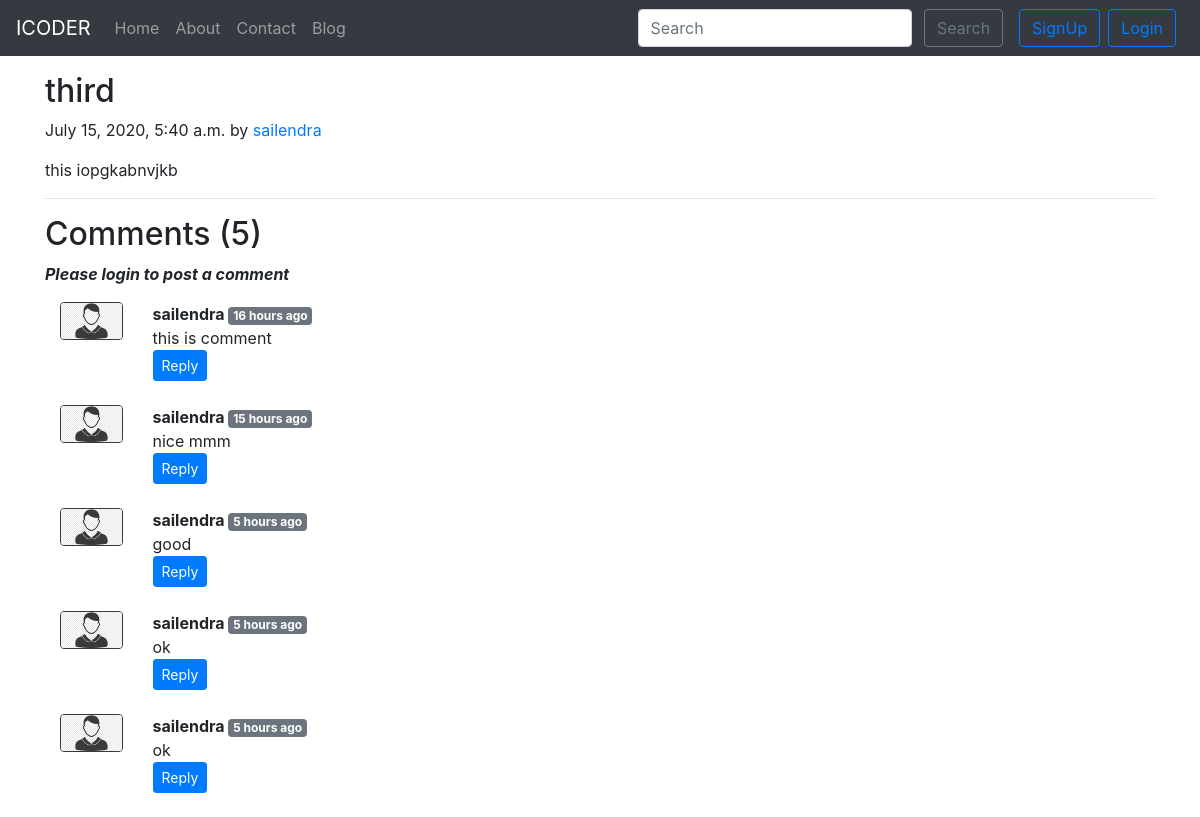
The app's page /blog/thi-pos-3, older data.
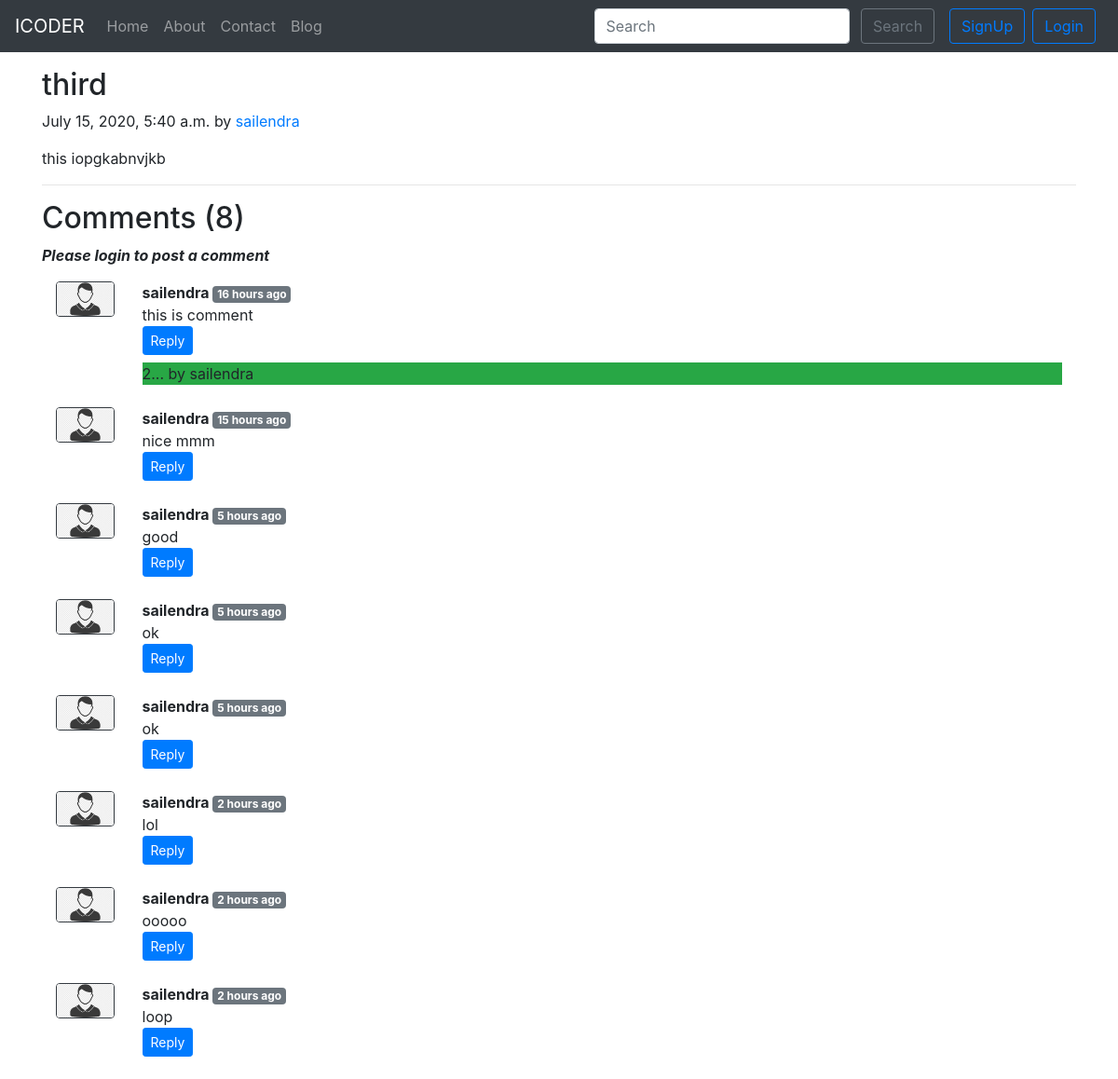
The same page, newer data.
### blog/models.py (models this page shows, shortened)
class Post(models.Model):
    sno = models.AutoField(primary_key=True)
    title = models.CharField(max_length=80)
    author = models.CharField(max_length=20)
    slug = models.CharField(max_length=120)
    content = models.TextField()
    timeStamp = models.DateTimeField(blank=True)

class BlogComment(models.Model):
    sno = models.AutoField(primary_key=True)
    comment = models.TextField()
    user = models.ForeignKey(User, on_delete=models.CASCADE)
    post = models.ForeignKey(Post, on_delete=models.CASCADE)
    parent = models.ForeignKey('self', on_delete=models.CASCADE, null=True)
    timeStamp = models.DateTimeField(default=now)
    def __str__(self):
        return self.comment[0:20] + "... " + "by " + self.user.username

### blog/views.py (the view)
# urls.py: path('<str:slug>', views.blogPost, name='blogPost'),
def blogPost(request, slug):
    post = Post.objects.filter(slug=slug).first()
    comments = BlogComment.objects.filter(post=post, parent=None)
    replies = BlogComment.objects.filter(post=post).exclude(parent=None)
    replyDict = {}
    for reply in replies:
        if reply.parent.sno not in replyDict.keys():
            replyDict[reply.parent.sno] = [reply]
        else:
            replyDict[reply.parent.sno].append(reply)
    context = {'post': post, 'comments': comments,
               'user': request.user, 'replyDict': replyDict}
    return render(request, 'blog/blogPost.html', context)

### blog/templatetags/extras.py (called while the page is built)
@register.filter(name='get_val')
def get_val(dict, key):
    return dict.get(key)

### templates/blog/blogPost.html (shortened to what this page needs)
{% extends 'base.html' %}
{% block body %}
{% load humanize %}
{% load extras %}
<div class="container my-3">
  <div class="blog-post">
    <h2 class="blog-post-title">{{post.title}}</h2>
    <p class="blog-post-meta">{{post.timeStamp}} by <a href="/about">{{post.author}}</a></p>
    <p>{{post.content}}</p>
    <hr>
  </div>
</div>
<div class="container">
  <h2>Comments ({{comments.count}})</h2>
  <div class="my-2">
    {% if user.is_authenticated %}
    <form action="/blog/postComment" method="POST"> {% csrf_token %}
      <div class="form-group">
        <label for="comment">Post Comment</label>
        <input type="text" class="form-control" id="comment" name="comment" placeholder="Comment">
      </div>
      <input type="hidden" name="postSno" value="{{post.sno}}">
      <input type="hidden" name="parentSno" value="">
      <button type="submit" class="btn btn-outline-primary">Submit</button>
    </form>
    {% else %}
    <p><i><b>Please login to post a comment</b></i></p>
    {% endif %}
  </div>
  {% for comment in comments %}
  <div class="row my-3 mx-0">
    <div class="col-md-1"> <img class="rounded mx-auto d-block w-100 border border-dark" src="/static/img/1.png"
        alt="user"></div>
    <div class="col-md-11"><b>{{comment.user.username}} </b> <span
        class="badge badge-secondary">{{comment.timeStamp|naturaltime}}</span>
      <div>{{comment.comment}}</div>
      <div class="reply mx-0">
        <button class="btn btn-primary btn-sm" type="button" data-toggle="collapse"
          data-target="#replyBox{{comment.sno}}" aria-expanded="false" aria-controls="replyBox{{comment.sno}}">
          Reply
        </button>
        <div class="replies my-2 bg-success">
         {% for reply in replyDict|get_val:comment.sno %}
         {{reply}} <br>
         {% endfor %}
        </div>
      </div>
    </div>
  </div>
  {% endfor %}
</div>
{% endblock body %}

### templates/base.html (shortened to what this page needs)
<!doctype html>
<html lang="en">
<head>
  <link rel="stylesheet" href="https://stackpath.bootstrapcdn.com/bootstrap/4.5.0/css/bootstrap.min.css"
>
</head>
<body>
  <nav class="navbar navbar-expand-lg navbar-dark bg-dark">
    <a class="navbar-brand" href="/">ICODER</a>
    <div class="collapse navbar-collapse" id="navbarSupportedContent">
      <ul class="navbar-nav mr-auto">
        <li class="nav-item {% block homeactive %} {% endblock homeactive %} ">
          <a class="nav-link" href="/">Home <span class="sr-only">(current)</span></a>
        </li>
        <li class="nav-item {% block aboutactive %} {% endblock aboutactive %}">
          <a class="nav-link" href="/about">About</a>
        </li>
        <li class="nav-item {% block contactactive %} {% endblock contactactive %}">
          <a class="nav-link" href="/contact">Contact</a>
        </li>
        <li class="nav-item {% block blogactive %} {% endblock blogactive %}">
          <a class="nav-link" href="/blog">Blog</a>
        </li>
      </ul>
      <div class="ml-auto form-inline ">
        <form method="get" action="/search" class="my-2 my-lg-0 mx-3">
          <input class="form-control mr-sm-2" type="search" placeholder="Search" aria-label="Search" name="query"
            id="query">
          <button class="btn btn-outline-secondary my-2 my-sm-0" type="submit">Search</button>
        </form>
        {% if user.is_authenticated %}
        <ul class="navbar-nav">
          <li class="dropdown">
            <a class="btn btn-secondary dropdown-toggle" role="button" href="/"id="dropdownMenu2" data-toggle="dropdown"
              aria-haspopup="true" aria-expanded="false">
             Welcome {{request.user}}
            </a>
            <div class="dropdown-menu" aria-labelledby="dropdownMenu2">
              <a class="dropdown-item" href="/logout">Logout</a>
            </div>
          </li>
        </ul>
      {% else %}
      <button type="button" class="btn btn-outline-primary mr-2" data-toggle="modal" data-target="#signupModal">
        SignUp
      </button>
      <button type="button" class="btn btn-outline-primary mr-2" data-toggle="modal" data-target="#LoginModal">
        Login
      </button>
      {% endif %}
    </div>
  </div>
  </nav>
  {% block body %}
  {% endblock body %}
</body>
</html>

Row changes from the older to the newer data that the page shows:
added BlogComment: comment+user "2... by sailendra", shown under "sailendra"
added BlogComment: user.username "sailendra", timeStamp "2 hours ago", comment "lol", shown under "Comments (8)"
added BlogComment: user.username "sailendra", timeStamp "2 hours ago", comment "ooooo", shown under "Comments (8)"
added BlogComment: user.username "sailendra", timeStamp "2 hours ago", comment "loop", shown under "Comments (8)"
Text that changed along with them:
{{ comments.count }}: "5" → "8"
